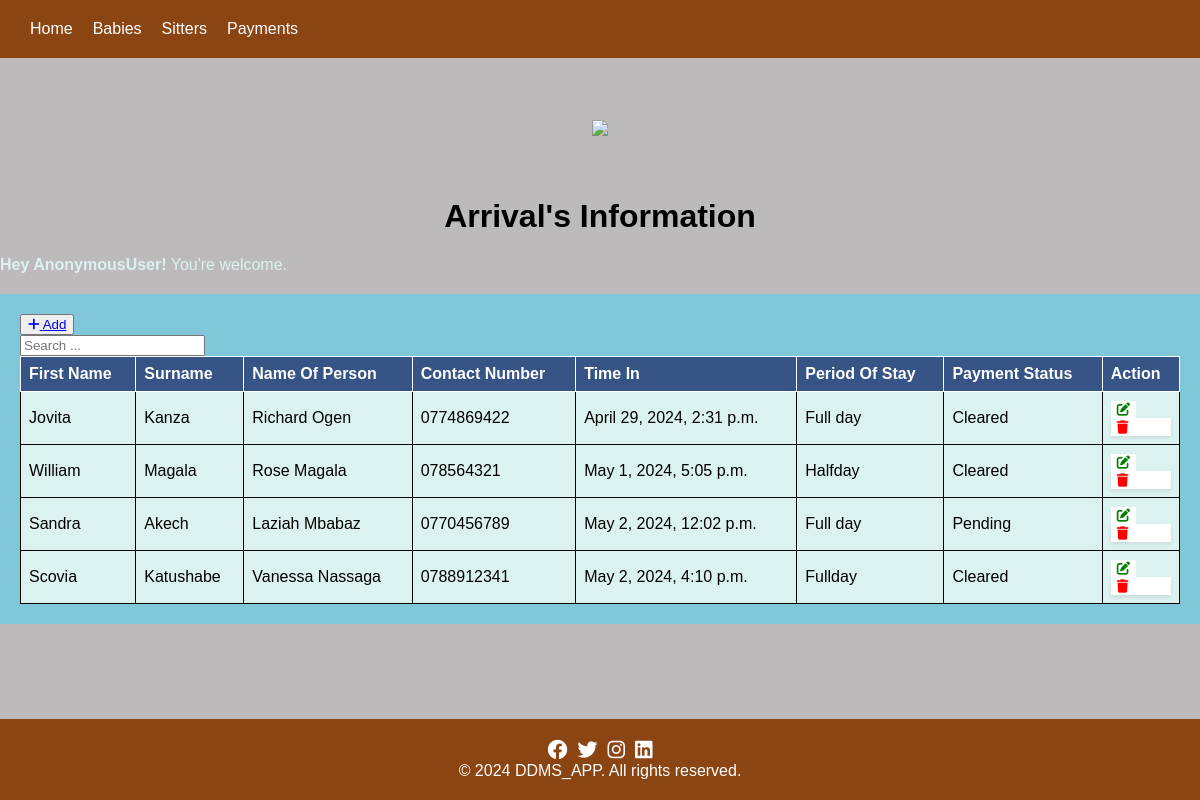
The page /arrival_list/ on the database its author committed.
### ddms_app/models.py (models this page shows, shortened)
class Arrival(models.Model):
    first_name = models.CharField(max_length=50, blank=True,null=True)
    last_name = models.CharField(max_length=50, blank=True, null=True)
    name_person = models.CharField(max_length=50, blank=True, null=True)
    person_contact = models.CharField(max_length=50, blank=True, null=True)
    time_in = models.DateTimeField(auto_now_add = True, blank=True, null=True)
    period_of_stay = models.CharField(max_length=20, blank=True, null=True)
    payment_status = models.CharField(max_length=20, blank=True, null=True, )

### ddms_app/views.py (the view)
# urls.py: path('arrival_list/', views.arrival_list, name='arrival_list'),
def arrival_list(request):
    records = Arrival.objects.all()
    return render(request, 'arrival_list.html', {'records': records})

### ddms_app/templates/arrival_list.html (shortened to what this page needs)
{% extends  'base.html' %}
{% block content%}
    <h1>Arrival's Information</h1>
    <div class="alert alert-warning alert-dismissible fade show" role="alert">
        <strong>Hey {{ user }}!</strong> You're welcome.
    </div>
    <div class="mt-4 p-5 bg-secondary text-white rounded">
        <table class="table table-striped table-bordered">
            <div class="mb-3">
                <button><a href="{% url 'add_arrival' %}" class="btn btn-success">
                    <i class="fas fa-plus"></i> Add
                </a></button>
                <form class="button" style="  box-shadow: 0px; padding: 0px; border-radius: 0px; margin: 0px; max-width: 200px;" method="GET" action="{% url 'arrivals_list' %}">
                    <input type="text" name="search" class="form-control" placeholder="Search ...">
                </form>
            </div>
            <thead>
                <tr>
                    <th>First Name</th>
                    <th>Surname</th>
                    <th>Name Of Person</th>
                    <th>Contact Number</th>
                    <th>Time In</th>
                    <th>Period Of Stay</th>
                    <th>Payment Status</th>
                    <th>Action</th>
                </tr>
            </thead>
            <tbody>
                {% for arrival in records %}
                <tr>
                    <td>{{ arrival.first_name }}</td>
                    <td>{{ arrival.last_name }}</td>
                    <td>{{ arrival.name_person }}</td>
                    <td>{{ arrival.person_contact }}</td>
                    <td>{{ arrival.time_in }}</td>
                    <td>{{ arrival.period_of_stay }}</td>
                    <td>{{ arrival.payment_status }}</td>
                <td>
                    <button type="submit"><a href="{% url 'edit_arrival' arrival.id %}" class="btn btn-danger"><i class="fas fa-edit"></i></a></button>
                            <form style="background-color: white; box-shadow: 0px;padding: 0px; border-radius: 0px; margin: 0px;"  action="{% url 'delete_arrival' arrival.id %}" method="post" onsubmit="return confirm('Are you sure you want to delete this record?');">
                                <button   class="btn btn-danger"><i class="fas fa-trash"></i></button>
                            </form>
                        </td>
                    </tr>
                {% endfor %}
            </tbody>
        </table>
    </div>
    {% endblock %}

### ddms_app/templates/base.html (style rules this page uses)
body { font-family: Arial, sans-serif; background-color: rgb(188, 186, 186); margin: 0; padding: 0; color:white; }
h1 { text-align: center; margin-top: 0px; color:#000000; }
form { max-width: 500px; margin: 0 auto; padding: 20px; border-radius: 8px; box-shadow: 0 2px 4px rgba(0, 0, 0, 0.1); }
.alert { margin-bottom: 20px; color:#DCF2F1 }
.mt-4 { margin-top: 20px; }
.p-5 { padding: 20px; }
.bg-secondary { background-color: #7FC7D9; }
.text-white { color: #fff; }
table { width: 100%; border-collapse: collapse; border-spacing: 0; }
th, td { border: 1px solid #000000; padding: 8px; text-align: left; }
th { background-color: #365486; color: white; border: 1px solid white; }
td { background-color: #DCF2F1; color:#000000 }
td button { background-color: white ; color: red; border: none; cursor: pointer; }
td button a { color:green; text-decoration: none; background-color: white; }

### rows shown on the page
Arrival: first_name "Jovita", last_name "Kanza", name_person "Richard Ogen", person_contact "0774869422", time_in "April 29, 2024, 2:31 p.m.", period_of_stay "Full day", payment_status "Cleared"
Arrival: first_name "William", last_name "Magala", name_person "Rose Magala", person_contact "078564321", time_in "May 1, 2024, 5:05 p.m.", period_of_stay "Halfday", payment_status "Cleared"
Arrival: first_name "Sandra", last_name "Akech", name_person "Laziah Mbabaz", person_contact "0770456789", time_in "May 2, 2024, 12:02 p.m.", period_of_stay "Full day", payment_status "Pending"
Arrival: first_name "Scovia", last_name "Katushabe", name_person "Vanessa Nassaga", person_contact "0788912341", time_in "May 2, 2024, 4:10 p.m.", period_of_stay "Fullday", payment_status "Cleared"

### other values the page prints
{{ user }} "AnonymousUser"
